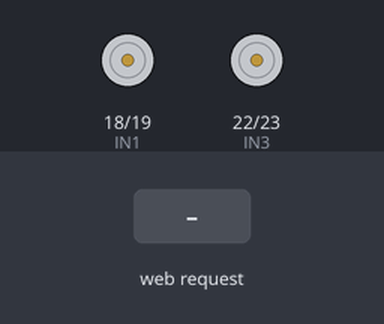
The sketch below on a simulated ESP32. Parts: motor-driver pin pairs drawn as motors (green arrow = first pin HIGH = forward, orange = second pin HIGH = backward, longer = more drive). Inputs (shaded band) come from the test bench. WiFi joins after 1.5 s; servers stay silent unless stated; what the sketch prints to the serial monitor is not drawn.

Above: at 2.7 s.
2.8 s: HTTP request GET /drive/w received
At 3.1 s:
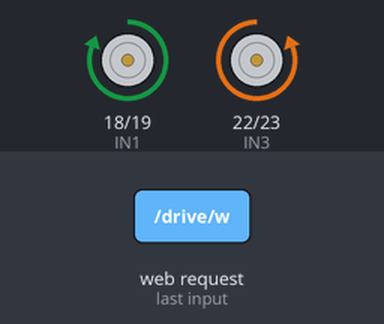
4.3 s: HTTP request GET /drive/a received
At 5.4 s:
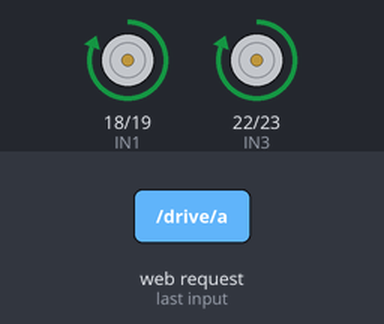
5.8 s: HTTP request GET /drive/s received
At 6.5 s:
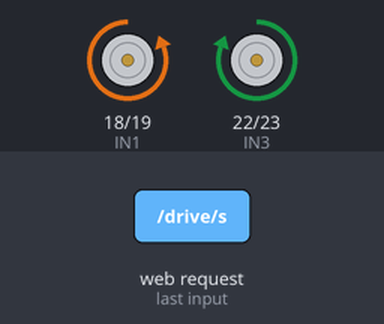
7.3 s: HTTP request GET /drive/d received
At 7.7 s:
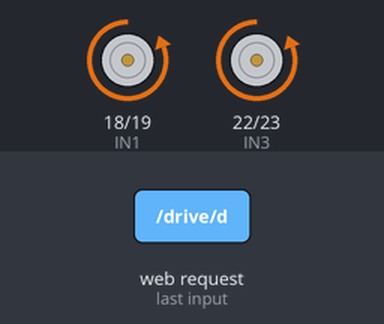
Timing chart, 0 to 9.8 s (numbered marks = the images above; inputs shaded):
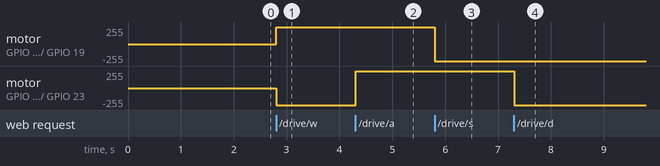

The sketch:

main.ino
```cpp
#include <WiFi.h>

#define IN1 18
#define IN2 19
#define IN3 22
#define IN4 23

String header;

const char* ssid = "";
const char* password = "";

WiFiServer server(80);

unsigned long currentTime = millis();

unsigned long previousTime = 0;

const long timeoutTime = 2000;  // ms

void straight()
{
    digitalWrite(IN1, HIGH);
    digitalWrite(IN2, LOW);
    digitalWrite(IN4, HIGH);
    digitalWrite(IN3, LOW);
}

void left()
{
    digitalWrite(IN1, HIGH);
    digitalWrite(IN2, LOW);
    digitalWrite(IN4, LOW);
    digitalWrite(IN3, HIGH);
}

void back()
{
    digitalWrite(IN1, LOW);
    digitalWrite(IN2, HIGH);
    digitalWrite(IN4, LOW);
    digitalWrite(IN3, HIGH);
}

void right()
{
    digitalWrite(IN1, LOW);
    digitalWrite(IN2, HIGH);
    digitalWrite(IN4, HIGH);
    digitalWrite(IN3, LOW);
}

void off()
{
    digitalWrite(IN1, LOW);
    digitalWrite(IN2, LOW);
    digitalWrite(IN4, LOW);
    digitalWrite(IN3, LOW);
}

void setup()
{
    Serial.begin(115200);

    // motors
    pinMode(IN1, OUTPUT);
    pinMode(IN2, OUTPUT);
    pinMode(IN3, OUTPUT);
    pinMode(IN4, OUTPUT);
    off();
    Serial.println("Motor Driver Initialized");

    // Connect to Wi-Fi network with SSID and password
    Serial.print("Connecting to ");
    Serial.println(ssid);
    WiFi.begin(ssid, password);

    while (WiFi.status() != WL_CONNECTED) {
        delay(500);
        Serial.print(".");
    }

    // Print local IP address and start web server
    Serial.println("");
    Serial.println("WiFi connected.");
    Serial.println("IP address: ");
    Serial.println(WiFi.localIP());
    server.begin();
}

void loop()
{
    WiFiClient client = server.available();   // Listen for incoming clients

    if (client)
    {
        currentTime = millis();
        previousTime = currentTime;
        Serial.println("New Client.");
        String currentLine = "";

        while (client.connected() && currentTime - previousTime <= timeoutTime)
        {
            currentTime = millis();

            if (client.available())
            {
                char c = client.read();
                Serial.write(c);
                header += c;
                if (c == '\n')
                {
                    // if the current line is blank, you got two newline characters in a row.
                    // that's the end of the client HTTP request, so send a response
                    if (currentLine.length() == 0)
                    {
                        // HTTP headers always start with a response code (e.g. HTTP/1.1 200 OK)
                        // and a content-type so the client knows what's coming, then a blank line:
                        client.println("HTTP/1.1 200 OK");
                        client.println("Content-type:text/html");
                        client.println("Connection: close");
                        client.println();

                        if (header.indexOf("GET /drive/w") >= 0)
                        {
                            Serial.println("DRIVE STRAIGHT");
                            straight();
                        }
                        else if (header.indexOf("GET /drive/a") >= 0)
                        {
                            Serial.println("TURNING LEFT");
                            left();
                        }
                        else if (header.indexOf("GET /drive/s") >= 0)
                        {
                            Serial.println("TURNING BACKWARDS");
                            back();
                        }
                        else if (header.indexOf("GET /drive/d") >= 0)
                        {
                            Serial.println("TURNING RIGHT");
                            right();
                        }
                        else if (header.indexOf("GET /drive/q") >= 0)
                        {
                            Serial.println("STOP");
                            off();
                        }

                        // Display the HTML web page
                        client.println("<!DOCTYPE html><html>");
                        client.println("<head><meta name=\"viewport\" content=\"width=device-width, initial-scale=1\">");
                        client.println("<link rel=\"icon\" href=\"data:,\">");
                        // CSS to style the on/off buttons
                        client.println("<style>html { font-family: Helvetica; display: inline-block; margin: 0px auto; text-align: center;}");
                        client.println(".button { background-color: #4CAF50; border: none; color: white; padding: 16px 40px;");
                        client.println("text-decoration: none; font-size: 30px; margin: 2px; cursor: pointer;}");
                        client.println(".button2 {background-color: #555555;}</style></head>");
                        // Web Page Heading
                        client.println("<body><h1>ESP32 Robot Web Server</h1>");
                        client.println("<p><a href=\"/drive/w\"><button class=\"button\">STRAIGHT</button></a></p>");
                        client.println("<p><a href=\"/drive/a\"><button class=\"button\">LEFT</button></a></p>");
                        client.println("<p><a href=\"/drive/s\"><button class=\"button\">BACKWARDS</button></a></p>");
                        client.println("<p><a href=\"/drive/d\"><button class=\"button\">RIGHT</button></a></p>");
                        client.println("<p><a href=\"/drive/q\"><button class=\"button\">STOP</button></a></p>");
                        client.println("</body></html>");
                        // The HTTP response ends with another blank line
                        client.println();
                        // Break out of the while loop
                        break;
                    }
                    else
                    {   // if you got a newline, then clear currentLine
                        currentLine = "";
                    }
                }
                else if (c != '\r')
                {  // if you got anything else but a carriage return character,
                    currentLine += c;      // add it to the end of the currentLine
                }
            }
        }
        // Clear the header variable
        header = "";
        // Close the connection
        client.stop();
        Serial.println("Client disconnected.");
        Serial.println("");
    }
}
```

Measured:
- after the input at 2.8 s, motor on GPIO 18 (IN1) / GPIO 19 (IN2): stopped → forward 255/255 at once; motor on GPIO 22 (IN3) / GPIO 23 (IN4): stopped → backward 255/255 at once
- after the input at 4.3 s, motor on GPIO 22 (IN3) / GPIO 23 (IN4): backward 255/255 → forward 255/255 at once
- after the input at 5.8 s, motor on GPIO 18 (IN1) / GPIO 19 (IN2): forward 255/255 → backward 255/255 at once
- after the input at 7.3 s, motor on GPIO 22 (IN3) / GPIO 23 (IN4): forward 255/255 → backward 255/255 at once
